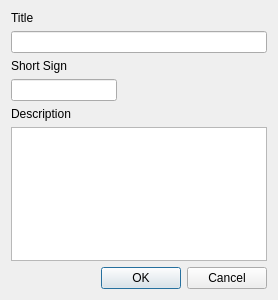
<?xml version="1.0" encoding="UTF-8"?>
<ui version="4.0">
 <class>EditProjectDialog</class>
 <widget class="QDialog" name="EditProjectDialog">
  <property name="geometry">
   <rect>
    <x>0</x>
    <y>0</y>
    <width>278</width>
    <height>300</height>
   </rect>
  </property>
  <property name="windowTitle">
   <string>Dialog</string>
  </property>
  <layout class="QVBoxLayout" name="verticalLayout">
   <item>
    <widget class="QLabel" name="label">
     <property name="text">
      <string>Title</string>
     </property>
    </widget>
   </item>
   <item>
    <widget class="QLineEdit" name="titleEdit"/>
   </item>
   <item>
    <widget class="QLabel" name="label_2">
     <property name="text">
      <string>Short Sign</string>
     </property>
    </widget>
   </item>
   <item>
    <layout class="QHBoxLayout" name="horizontalLayout">
     <item>
      <widget class="QLineEdit" name="shortSignEdit"/>
     </item>
     <item>
      <spacer name="horizontalSpacer">
       <property name="orientation">
        <enum>Qt::Horizontal</enum>
       </property>
       <property name="sizeHint" stdset="0">
        <size>
         <width>152</width>
         <height>20</height>
        </size>
       </property>
      </spacer>
     </item>
    </layout>
   </item>
   <item>
    <widget class="QLabel" name="label_3">
     <property name="text">
      <string>Description</string>
     </property>
    </widget>
   </item>
   <item>
    <widget class="QPlainTextEdit" name="descriptionEdit"/>
   </item>
   <item>
    <widget class="QDialogButtonBox" name="buttonBox">
     <property name="orientation">
      <enum>Qt::Horizontal</enum>
     </property>
     <property name="standardButtons">
      <set>QDialogButtonBox::Cancel|QDialogButtonBox::Ok</set>
     </property>
    </widget>
   </item>
  </layout>
 </widget>
 <resources/>
 <connections>
  <connection>
   <sender>buttonBox</sender>
   <signal>accepted()</signal>
   <receiver>EditProjectDialog</receiver>
   <slot>accept()</slot>
   <hints>
    <hint type="sourcelabel">
     <x>248</x>
     <y>254</y>
    </hint>
    <hint type="destinationlabel">
     <x>157</x>
     <y>274</y>
    </hint>
   </hints>
  </connection>
  <connection>
   <sender>buttonBox</sender>
   <signal>rejected()</signal>
   <receiver>EditProjectDialog</receiver>
   <slot>reject()</slot>
   <hints>
    <hint type="sourcelabel">
     <x>316</x>
     <y>260</y>
    </hint>
    <hint type="destinationlabel">
     <x>286</x>
     <y>274</y>
    </hint>
   </hints>
  </connection>
 </connections>
</ui>
